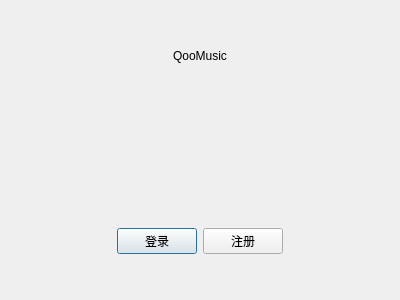
<?xml version="1.0" encoding="UTF-8"?>
<ui version="4.0">
 <class>LoginRegisterDialog</class>
 <widget class="QDialog" name="LoginRegisterDialog">
  <property name="geometry">
   <rect>
    <x>0</x>
    <y>0</y>
    <width>400</width>
    <height>300</height>
   </rect>
  </property>
  <property name="windowTitle">
   <string>Dialog</string>
  </property>
  <property name="styleSheet">
   <string notr="true"/>
  </property>
  <layout class="QVBoxLayout" name="verticalLayout" stretch="0,0,0,0,0,0,0,0,0">
   <item>
    <spacer name="verticalSpacer_2">
     <property name="orientation">
      <enum>Qt::Vertical</enum>
     </property>
     <property name="sizeHint" stdset="0">
      <size>
       <width>20</width>
       <height>40</height>
      </size>
     </property>
    </spacer>
   </item>
   <item>
    <layout class="QHBoxLayout" name="horizontalLayout">
     <item>
      <spacer name="horizontalSpacer">
       <property name="orientation">
        <enum>Qt::Horizontal</enum>
       </property>
       <property name="sizeHint" stdset="0">
        <size>
         <width>40</width>
         <height>20</height>
        </size>
       </property>
      </spacer>
     </item>
     <item>
      <widget class="QPushButton" name="pushButton_3">
       <property name="enabled">
        <bool>true</bool>
       </property>
       <property name="focusPolicy">
        <enum>Qt::NoFocus</enum>
       </property>
       <property name="styleSheet">
        <string notr="true">background:transparent;
border:none;</string>
       </property>
       <property name="text">
        <string>QooMusic</string>
       </property>
       <property name="icon">
        <iconset resource="../icon.qrc">
         <normaloff>:/icon/handle</normaloff>:/icon/handle</iconset>
       </property>
       <property name="iconSize">
        <size>
         <width>60</width>
         <height>60</height>
        </size>
       </property>
       <property name="checkable">
        <bool>false</bool>
       </property>
       <property name="autoDefault">
        <bool>true</bool>
       </property>
       <property name="flat">
        <bool>true</bool>
       </property>
      </widget>
     </item>
     <item>
      <spacer name="horizontalSpacer_2">
       <property name="orientation">
        <enum>Qt::Horizontal</enum>
       </property>
       <property name="sizeHint" stdset="0">
        <size>
         <width>40</width>
         <height>20</height>
        </size>
       </property>
      </spacer>
     </item>
    </layout>
   </item>
   <item>
    <spacer name="verticalSpacer">
     <property name="orientation">
      <enum>Qt::Vertical</enum>
     </property>
     <property name="sizeHint" stdset="0">
      <size>
       <width>20</width>
       <height>40</height>
      </size>
     </property>
    </spacer>
   </item>
   <item>
    <layout class="QHBoxLayout" name="horizontalLayout_2" stretch="0,0,0">
     <property name="topMargin">
      <number>0</number>
     </property>
     <item>
      <spacer name="horizontalSpacer_3">
       <property name="orientation">
        <enum>Qt::Horizontal</enum>
       </property>
       <property name="sizeHint" stdset="0">
        <size>
         <width>40</width>
         <height>20</height>
        </size>
       </property>
      </spacer>
     </item>
     <item>
      <widget class="LabeledEdit" name="usernameWidget" native="true">
       <property name="minimumSize">
        <size>
         <width>200</width>
         <height>10</height>
        </size>
       </property>
      </widget>
     </item>
     <item>
      <spacer name="horizontalSpacer_4">
       <property name="orientation">
        <enum>Qt::Horizontal</enum>
       </property>
       <property name="sizeHint" stdset="0">
        <size>
         <width>40</width>
         <height>20</height>
        </size>
       </property>
      </spacer>
     </item>
    </layout>
   </item>
   <item>
    <spacer name="verticalSpacer_5">
     <property name="orientation">
      <enum>Qt::Vertical</enum>
     </property>
     <property name="sizeHint" stdset="0">
      <size>
       <width>20</width>
       <height>40</height>
      </size>
     </property>
    </spacer>
   </item>
   <item>
    <layout class="QHBoxLayout" name="horizontalLayout_3" stretch="0,0,0">
     <property name="topMargin">
      <number>0</number>
     </property>
     <item>
      <spacer name="horizontalSpacer_5">
       <property name="orientation">
        <enum>Qt::Horizontal</enum>
       </property>
       <property name="sizeHint" stdset="0">
        <size>
         <width>40</width>
         <height>20</height>
        </size>
       </property>
      </spacer>
     </item>
     <item>
      <widget class="LabeledEdit" name="passwordWidget" native="true">
       <property name="minimumSize">
        <size>
         <width>200</width>
         <height>0</height>
        </size>
       </property>
      </widget>
     </item>
     <item>
      <spacer name="horizontalSpacer_6">
       <property name="orientation">
        <enum>Qt::Horizontal</enum>
       </property>
       <property name="sizeHint" stdset="0">
        <size>
         <width>40</width>
         <height>20</height>
        </size>
       </property>
      </spacer>
     </item>
    </layout>
   </item>
   <item>
    <spacer name="verticalSpacer_3">
     <property name="orientation">
      <enum>Qt::Vertical</enum>
     </property>
     <property name="sizeHint" stdset="0">
      <size>
       <width>20</width>
       <height>40</height>
      </size>
     </property>
    </spacer>
   </item>
   <item>
    <layout class="QHBoxLayout" name="horizontalLayout_5">
     <property name="topMargin">
      <number>0</number>
     </property>
     <item>
      <spacer name="horizontalSpacer_8">
       <property name="orientation">
        <enum>Qt::Horizontal</enum>
       </property>
       <property name="sizeHint" stdset="0">
        <size>
         <width>40</width>
         <height>20</height>
        </size>
       </property>
      </spacer>
     </item>
     <item>
      <layout class="QHBoxLayout" name="horizontalLayout_4">
       <property name="topMargin">
        <number>0</number>
       </property>
       <item>
        <widget class="QPushButton" name="loginButton">
         <property name="text">
          <string>登录</string>
         </property>
        </widget>
       </item>
       <item>
        <widget class="QPushButton" name="registerButton">
         <property name="text">
          <string>注册</string>
         </property>
        </widget>
       </item>
      </layout>
     </item>
     <item>
      <spacer name="horizontalSpacer_7">
       <property name="orientation">
        <enum>Qt::Horizontal</enum>
       </property>
       <property name="sizeHint" stdset="0">
        <size>
         <width>40</width>
         <height>20</height>
        </size>
       </property>
      </spacer>
     </item>
    </layout>
   </item>
   <item>
    <spacer name="verticalSpacer_4">
     <property name="orientation">
      <enum>Qt::Vertical</enum>
     </property>
     <property name="sizeHint" stdset="0">
      <size>
       <width>20</width>
       <height>40</height>
      </size>
     </property>
    </spacer>
   </item>
  </layout>
 </widget>
 <customwidgets>
  <customwidget>
   <class>LabeledEdit</class>
   <extends>QWidget</extends>
   <header location="global">labelededit.h</header>
   <container>1</container>
  </customwidget>
 </customwidgets>
 <resources>
  <include location="../icon.qrc"/>
 </resources>
 <connections/>
</ui>
